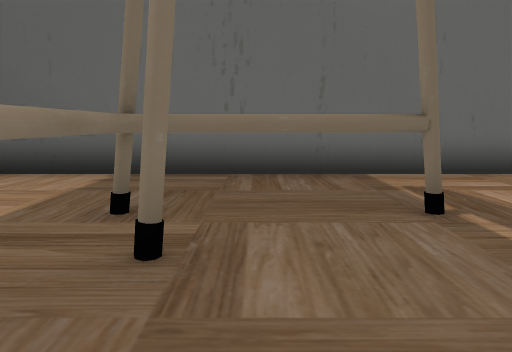
[1] (above)

24 first-person views from a walk through a scene from a Unity 3-D project. The camera is 1.4 m above the floor, tilts 8° down and sees 70° across. The floor is counted in squares, 1.41 m on a side. Each view is taken from the middle of a square. On the plan, view 1 faces up. The plan holds only what a view shows up to about 13 squares ahead; the rest is blank. The place goes on beyond the plan. The player is left out. Some animated figures are left out. Some surface patterns are stand-ins.

[2]
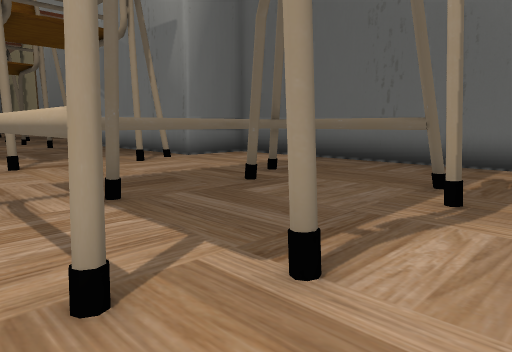

[3]
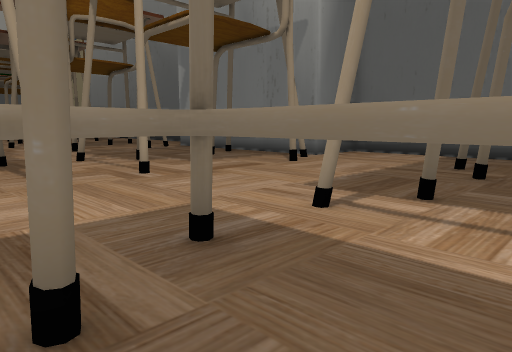

[4]
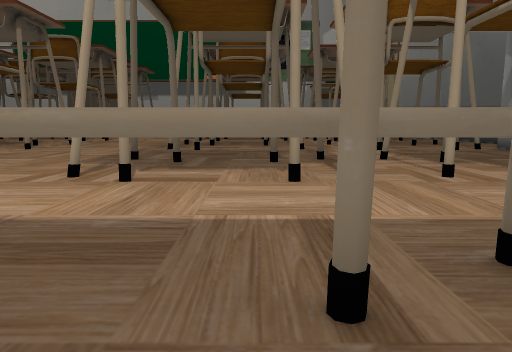

[5]
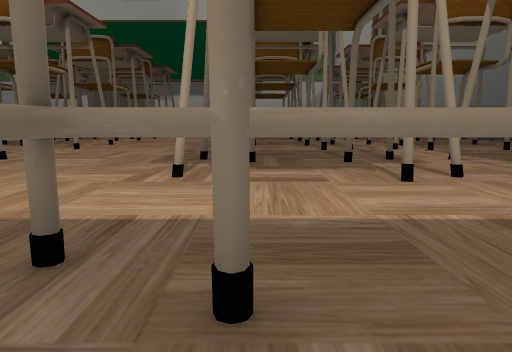

[6]
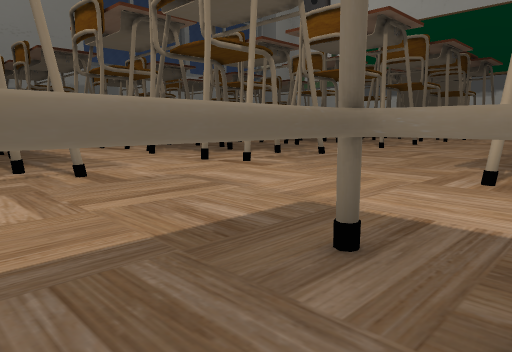

[7]
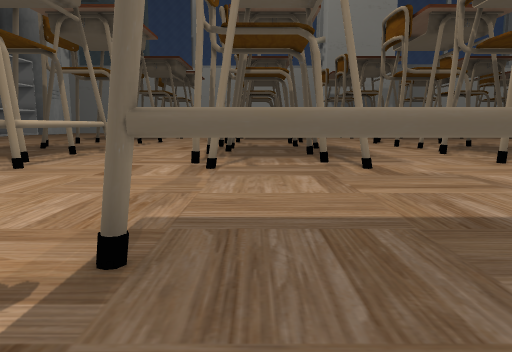

[8]
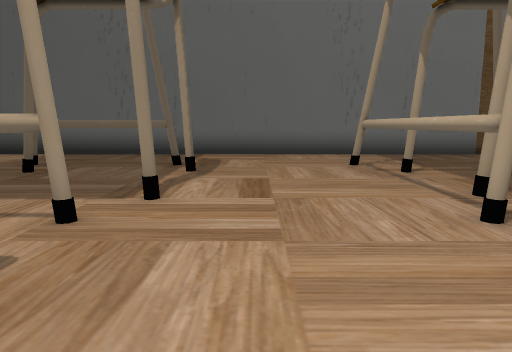

[9]
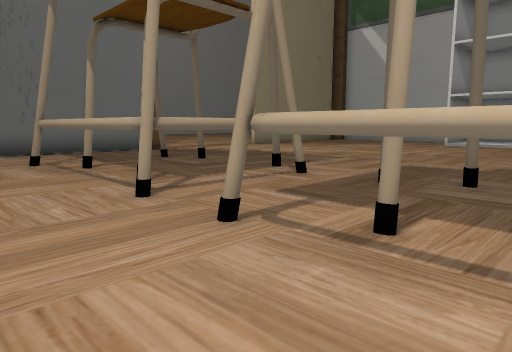

[10]
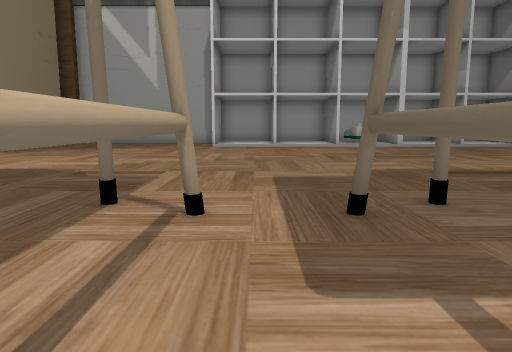

[11]
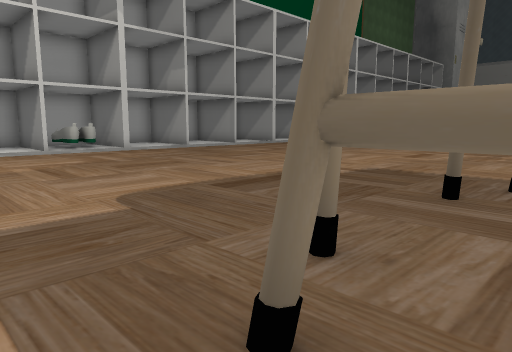

[12]
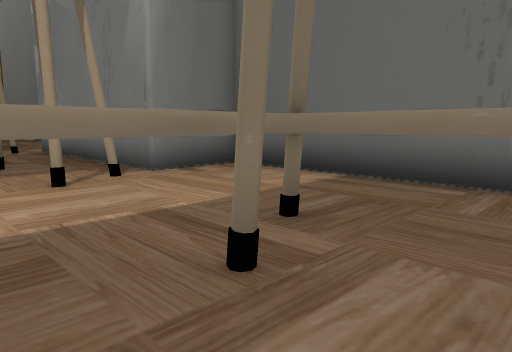

[13]
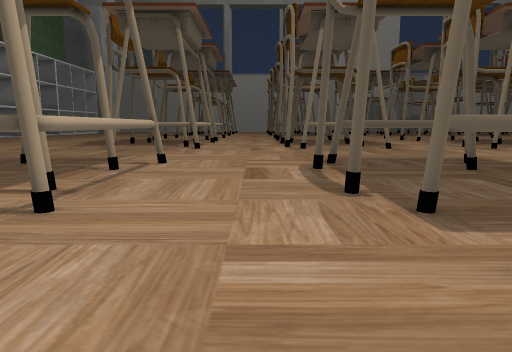

[14]
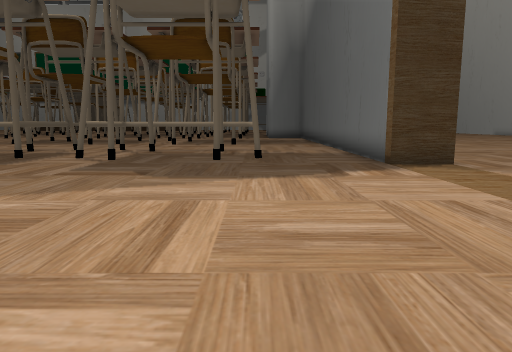

[15]
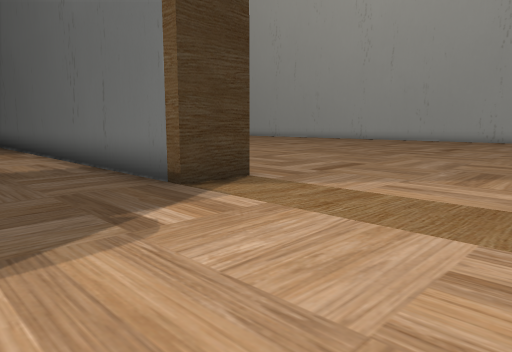

[16]
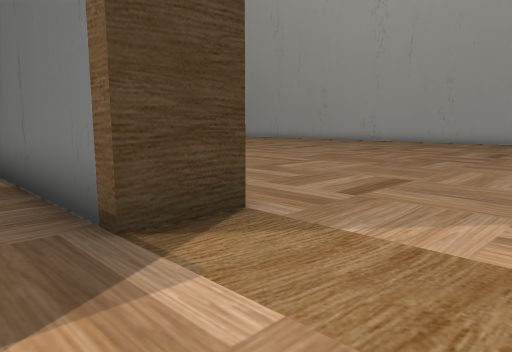

[17]
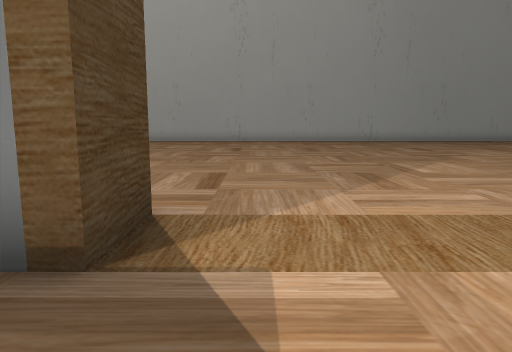

[18]
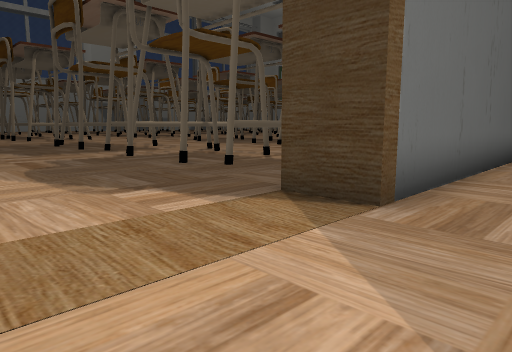

[19]
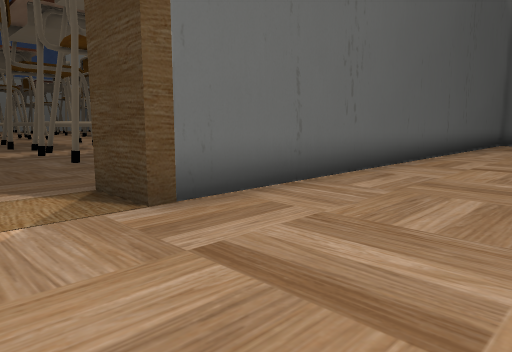

[20]
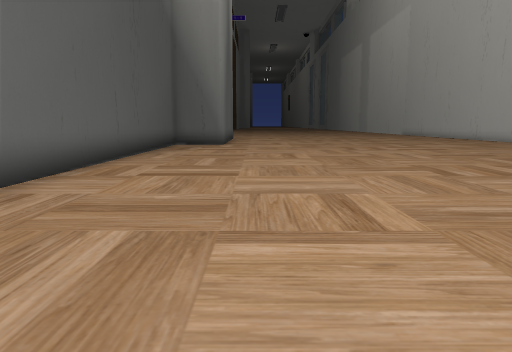

[21]
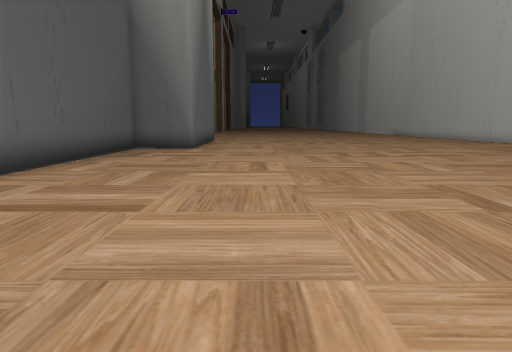

[22]
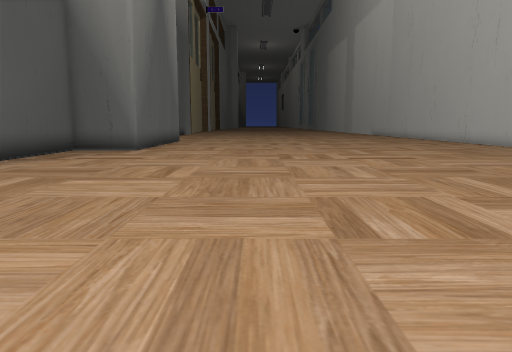

[23]
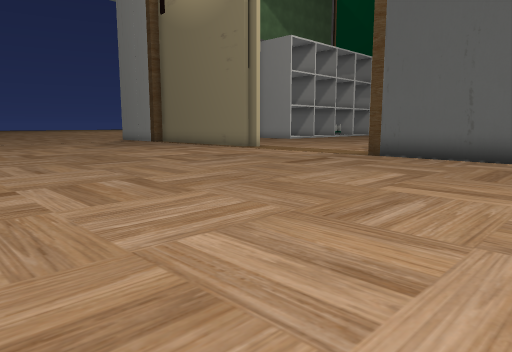

[24]
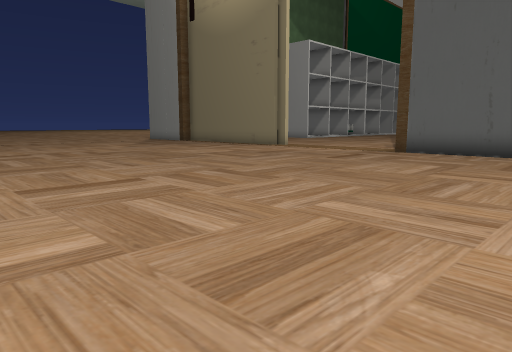

### Floor plan
Key: @ floor where view 1 was taken; # wall or solid block; . main floor; : floor 0.25 m higher than the main floor; T thing the floor can be seen under or through.
Columns run from 5 left of view 1 to 24 right of it. Each row starts with its distance up from view 1.
 24 ...
 23 ....
 22 ......     . ..
 21 .......     ........
 20 .........  ..............
 19 .......... ................
 18 ...........................
 17 ...........................
 16 ...........................
 15 ..........................
 14 .........................
 13 .........................
 12 ........................
 11 .......................
 10 .......................
  9 ##################....
  8 ##################....
  7 .......................
  6 .........................
  5 ..........................
  4 ....TTTT....TTTT...........
  3 ....T...#...T...#.........
  2 ....T.......T............
  1 ....T.......T............
  0 ....T@..#...T...#........
 -1 ....TT##....TTTT.........
 -2 .........................
 -3 ....####....####.........
 -4 ....T...#...#...#...........
 -5 ....T.......#...............::
 -6 ....T.......#...............##
 -7 ....T...#...#...#...........
 -8 ....TTTT....#  #...........
 -9 ..........................
-10 .........................
-11 ..................... ...
-12 .....................
-13 ............    .....
-14 ....#  #....#   .....

Positions as (right, up) in squares from view 1, and headings:
1: (0, 0), facing up
2: (4, -2), facing up-left
3: (1, -5), facing up-left
4: (1, -5), facing left
5: (1, -7), facing left
6: (1, -7), facing down-left
7: (1, -6), facing down
8: (4, -5), facing up
9: (4, -6), facing up-right
10: (6, -2), facing right
11: (9, -2), facing down-right
12: (1, 1), facing up-left
13: (4, 1), facing down
14: (21, 4), facing left
15: (17, 4), facing up-left
16: (15, 6), facing up-left
17: (13, 5), facing up
18: (16, 11), facing down-left
19: (14, 13), facing down-left
20: (12, 13), facing left
21: (9, 14), facing left
22: (8, 16), facing left
23: (6, 20), facing down-right
24: (6, 22), facing down-right
